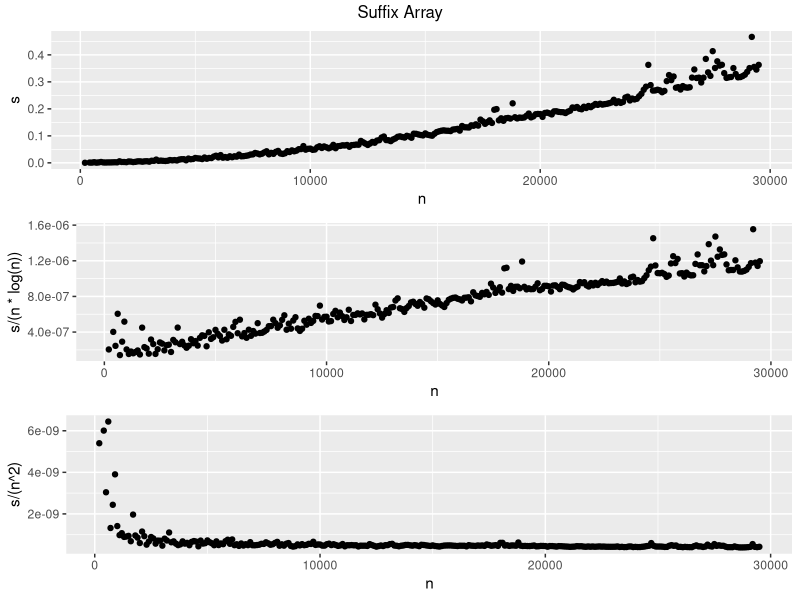
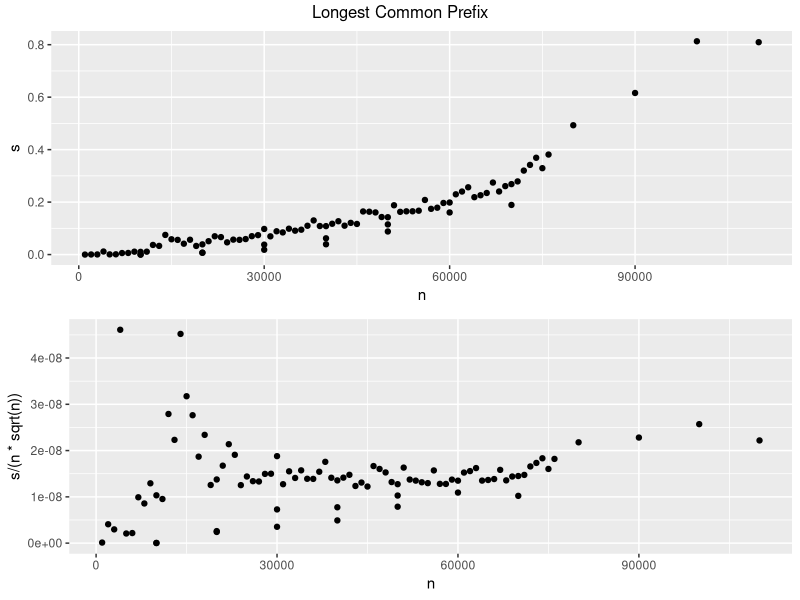
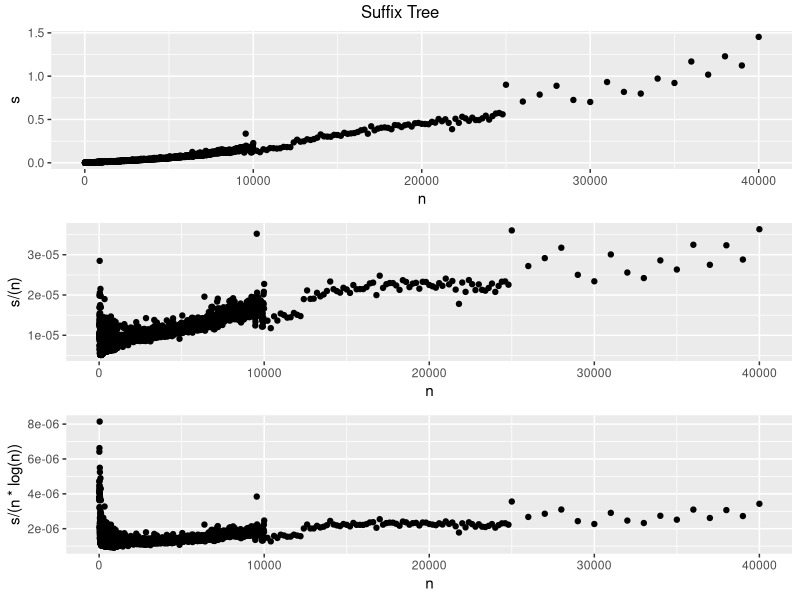

Source code (R) for these figures, in order:
library(gridExtra)
library(tidyverse)


fancyarrange3 = function(p1, p2, p3, sometitle) {
    gA <- ggplotGrob(p1)
    gB <- ggplotGrob(p2)
    gC <- ggplotGrob(p3)
    
    maxWidth = grid::unit.pmax(gA$widths[2:5], gB$widths[2:5], gC$widths[2:5])
    gA$widths[2:5] <- as.list(maxWidth)
    gB$widths[2:5] <- as.list(maxWidth)
    gC$widths[2:5] <- as.list(maxWidth)
    
    grid.arrange(gA, gB, gC, ncol=1, top = paste(sometitle))
}

fancyarrange2 = function(p1, p2, sometitle) {
    gA <- ggplotGrob(p1)
    gB <- ggplotGrob(p2)
    
    
    maxWidth = grid::unit.pmax(gA$widths[2:5], gB$widths[2:5])
    gA$widths[2:5] <- as.list(maxWidth)
    gB$widths[2:5] <- as.list(maxWidth)
    
    
    grid.arrange(gA, gB, ncol=1, top = paste(sometitle))
}



# sa - suffix array
sa <- read_csv("sa.csv")
p_sa1 = sa %>% ggplot(aes(n, s)) + geom_point()# + labs(title = 'some subtitle')
p_sa2 = sa %>% ggplot(aes(n, s/(n*log(n)))) + geom_point()
p_sa3 = sa %>% ggplot(aes(n, s/(n^2))) + geom_point()


fancyarrange3(p_sa1, p_sa2, p_sa3, 'Suffix Array')



#sa %>%  mutate(ratio = s/(n^2)) %>%  View


# lcp - longest common prefix
lcp <- read_csv("lcp.csv")
p_lcp1 = lcp %>% ggplot(aes(n, s)) + geom_point()
p_lcp2 = lcp %>% ggplot(aes(n, s/(n*sqrt(n)))) + geom_point()
fancyarrange2(p_lcp1, p_lcp2, 'Longest Common Prefix')


# st - suffix tree
st <- read_csv("st.csv")
p_st1 = st %>% ggplot(aes(n, s)) + geom_point()
p_st2 = st %>% ggplot(aes(n, s/(n))) + geom_point()
p_st3 = st %>% ggplot(aes(n, s/(n*log(n)))) + geom_point()


fancyarrange3(p_st1, p_st2, p_st3, 'Suffix Tree')





